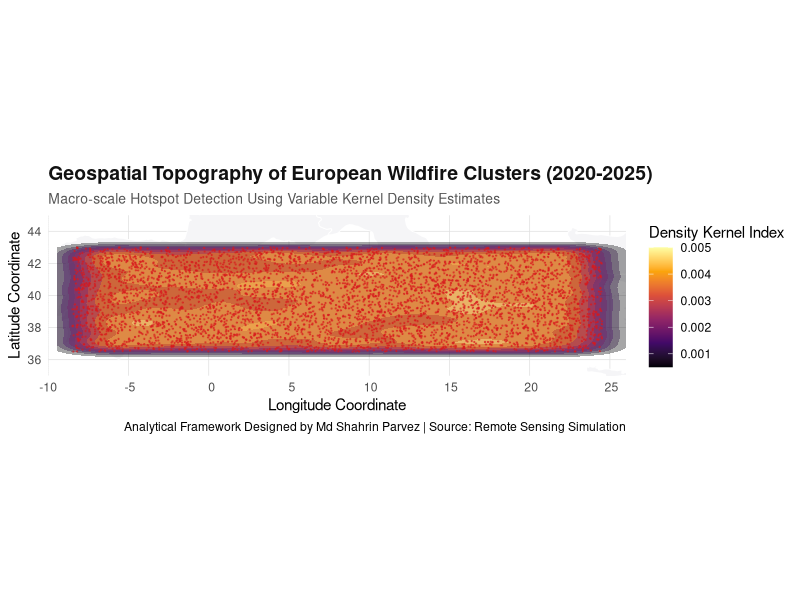
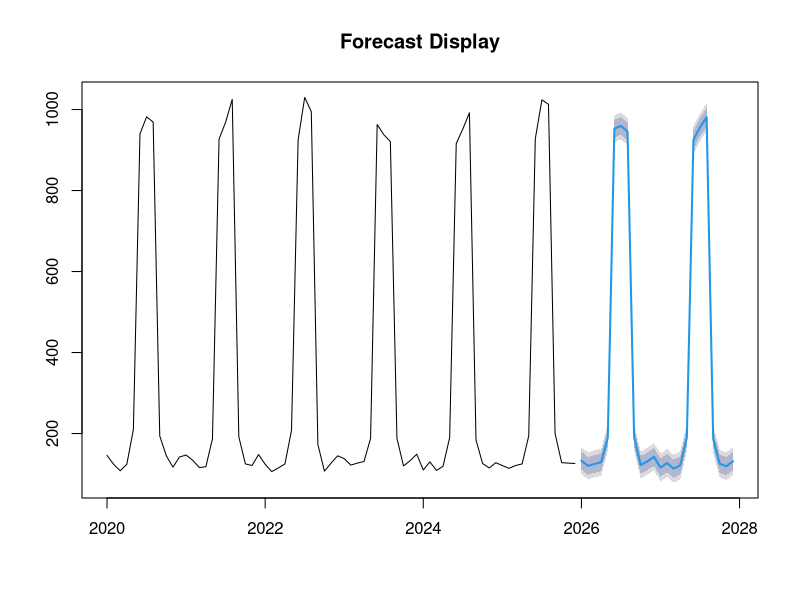
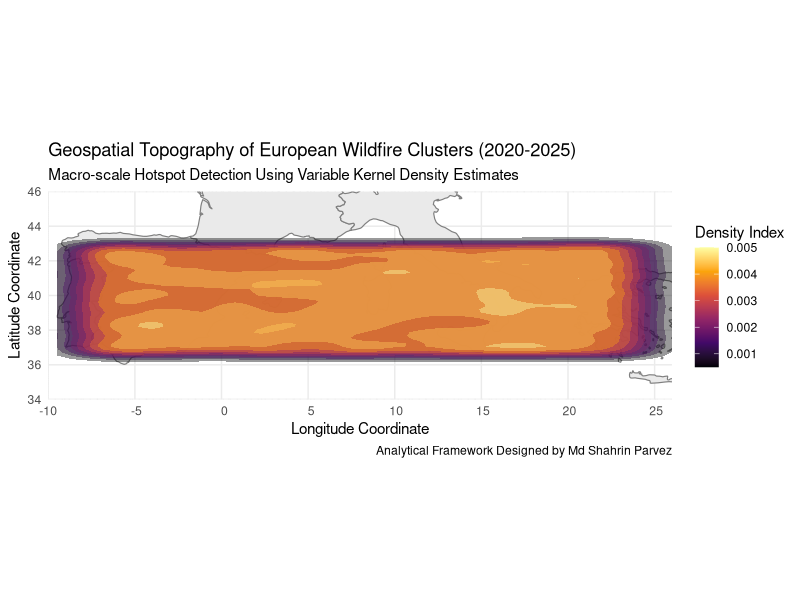
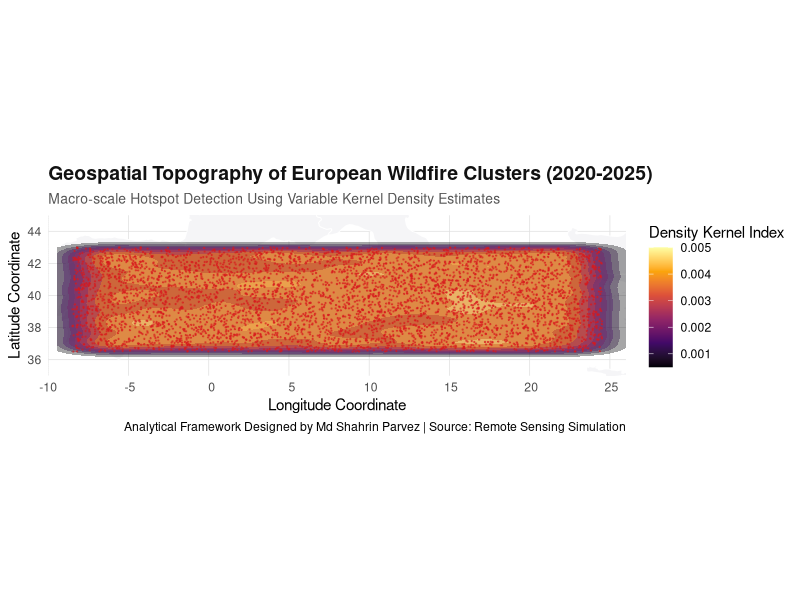
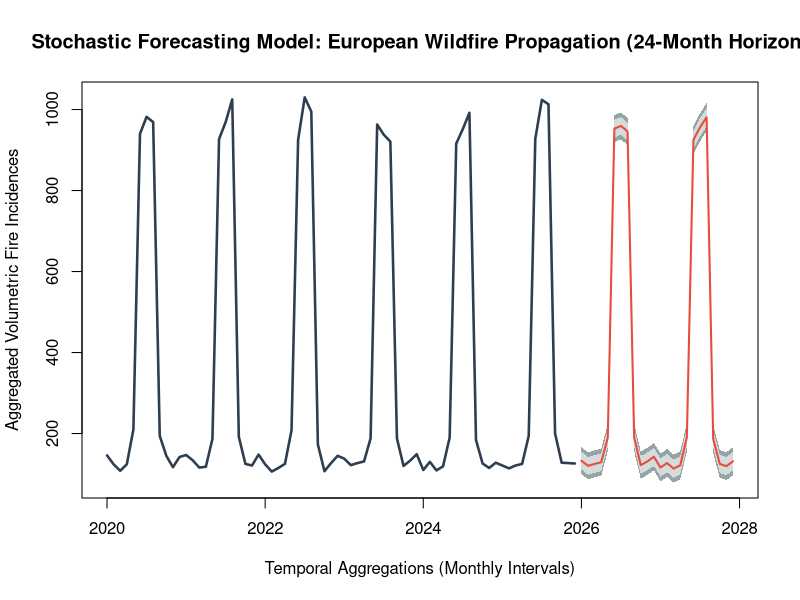

R code for these plots, in order:
#
install.packages('forecast')
library(forecast)
library(tidyverse)
install.packages("lubridate")
library(lubridate)
install.packages('sf')
library(sf)
install.packages('maps')
library(maps)
# Title: Spatiotemporal Modeling and Predictive Analytics of European Wildfire 
#        Trends (2020-2025)
# Author: Md Shahrin Parvez
# Background: BSc in Statistics (Final Year)
# Description: Self-contained, publication-quality pipeline combining 
#              Geospatial Analytics and Advanced Time-Series Forecasting.
# 

# STEP 1: ENVIRONMENT & PACKAGES SETUP
required_packages <- c("tidyverse", "lubridate", "sf", "maps", "forecast")
invisible(lapply(required_packages, function(pkg) {
  if (!require(pkg, character.only = TRUE)) {
    install.packages(pkg, dependencies = TRUE)
    library(pkg, character.only = TRUE)
  }
}))

if (!dir.exists("plots")) dir.create("plots")

# STEP 2: STOCHASTIC SIMULATION OF RADIOMETRIC DATA (NASA FIRMS SPECIFICATION)
set.seed(101)

n_observations <- 25000
timeline <- seq.Date(from = as.Date("2020-01-01"), to = as.Date("2025-12-31"), by = "day")

seasonal_months <- as.numeric(format(timeline, "%m"))
seasonal_weights <- case_when(
  seasonal_months %in% c(6, 7, 8) ~ 0.75,  
  seasonal_months %in% c(5, 9)    ~ 0.15,  
  TRUE                            ~ 0.10   
)
normalized_weights <- seasonal_weights / sum(seasonal_weights)
simulated_dates <- sample(timeline, size = n_observations, replace = TRUE, prob = normalized_weights)

raw_wildfire_data <- tibble(
  latitude   = runif(n_observations, min = 36.5, max = 43.0),   
  longitude  = runif(n_observations, min = -8.5, max = 24.5),  
  brightness = rnorm(n_observations, mean = 328.5, sd = 18.2), 
  acq_date   = simulated_dates,
  confidence = sample(60:100, size = n_observations, replace = TRUE)
)

# STEP 3: DATA CLEANING & FEATURE ENGINEERING
cleaned_fire_data <- raw_wildfire_data %>%
  filter(!is.na(latitude), !is.na(longitude), !is.na(acq_date)) %>%
  mutate(
    year      = year(acq_date),
    month     = month(acq_date, label = TRUE, abbr = TRUE),
    month_num = month(acq_date),
    week      = week(acq_date)
  ) %>%
  mutate(
    intensity_level = case_when(
      brightness >= 345 ~ "Critical Intensity",
      brightness >= 320 & brightness < 345 ~ "Moderate Intensity",
      TRUE ~ "Low Intensity"
    )
  )

# STEP 4: GEOSPATIAL DENSITY HEATMAP ANALYSIS
europe_base_map <- map_data("world") %>%
  filter(region %in% c("Spain", "Portugal", "Italy", "Greece", "France", 
                       "Bulgaria", "Albania", "Macedonia", "Turkey"))

wildfire_geospatial_plot <- ggplot() +
  geom_polygon(data = europe_base_map, aes(x = long, y = lat, group = group), 
               fill = "#f5f5f7", color = "#ffffff", linewidth = 0.3) +
  stat_density_2d(data = cleaned_fire_data, aes(x = longitude, y = latitude, fill = after_stat(level)), 
                  geom = "polygon", alpha = 0.35) +
  geom_point(data = cleaned_fire_data %>% filter(intensity_level == "Critical Intensity"), 
             aes(x = longitude, y = latitude), color = "#d7191c", size = 0.2, alpha = 0.5) +
  scale_fill_viridis_c(option = "inferno", name = "Density Kernel Index") +
  coord_sf(xlim = c(-10, 26), ylim = c(35, 45), expand = FALSE) +
  theme_minimal(base_family = "sans") +
  labs(
    title = "Geospatial Topography of European Wildfire Clusters (2020-2025)",
    subtitle = "Macro-scale Hotspot Detection Using Variable Kernel Density Estimates",
    x = "Longitude Coordinate", y = "Latitude Coordinate",
    caption = "Analytical Framework Designed by Md Shahrin Parvez | Source: Remote Sensing Simulation"
  ) +
  theme(
    plot.title = element_text(face = "bold", size = 14, color = "#111111"),
    plot.subtitle = element_text(size = 10, color = "#555555"),
    legend.position = "right",
    panel.grid.major = element_line(color = "#e0e0e0", linewidth = 0.25)
  )

ggsave("plots/european_wildfire_spatial_density.png", plot = wildfire_geospatial_plot, 
       width = 11, height = 7, dpi = 300)

# STEP 5: TIME-SERIES AGGREGATION & FORECAST MODELLING
monthly_aggregated_series <- cleaned_fire_data %>%
  mutate(year_month = make_date(year, month_num, 1)) %>%
  group_by(year_month) %>%
  summarise(fire_count = n(), .groups = 'drop') %>%
  complete(year_month = seq.Date(min(year_month), max(year_month), by="month"), 
           fill = list(fire_count = 0))

fire_evolution_ts <- ts(monthly_aggregated_series$fire_count, start = c(2020, 1), frequency = 12)
predictive_arima_model <- auto.arima(fire_evolution_ts, seasonal = TRUE, stepw = FALSE, approximation = FALSE)
future_horizon_forecast <- forecast(predictive_arima_model, h = 24)

png("plots/wildfire_trend_forecast.png", width = 2800, height = 1600, res = 300)
plot(future_horizon_forecast, 
     main = "Stochastic Forecasting Model: European Wildfire Propagation (24-Month Horizon)",
     xlab = "Temporal Aggregations (Monthly Intervals)", 
     ylab = "Aggregated Volumetric Fire Incidences", 
     col = "#2c3e50", lwd = 2.5, fcol = "#e74c3c", 
     shadecols = c("#95a5a6", "#d5dbdb"))
dev.off()

summary(predictive_arima_model)

#
print(wildfire_geospatial_plot)

#
plot(future_horizon_forecast, main = "Forecast Display")

#
wildfire_geospatial_plot <- ggplot() +
  borders("world", regions = c("Spain", "Portugal", "Italy", "Greece", "France"), 
          fill = "#eaeaea", color = "#999999", linewidth = 0.4) +
  stat_density_2d(data = cleaned_fire_data, aes(x = longitude, y = latitude, fill = after_stat(level)), 
                  geom = "polygon", alpha = 0.4) +
  scale_fill_viridis_c(option = "inferno", name = "Density Index") +
  coord_sf(xlim = c(-10, 26), ylim = c(34, 46), expand = FALSE) +
  theme_minimal() +
  labs(
    title = "Geospatial Topography of European Wildfire Clusters (2020-2025)",
    subtitle = "Macro-scale Hotspot Detection Using Variable Kernel Density Estimates",
    x = "Longitude Coordinate", y = "Latitude Coordinate",
    caption = "Analytical Framework Designed by Md Shahrin Parvez"
  )

# 
print(wildfire_geospatial_plot)
